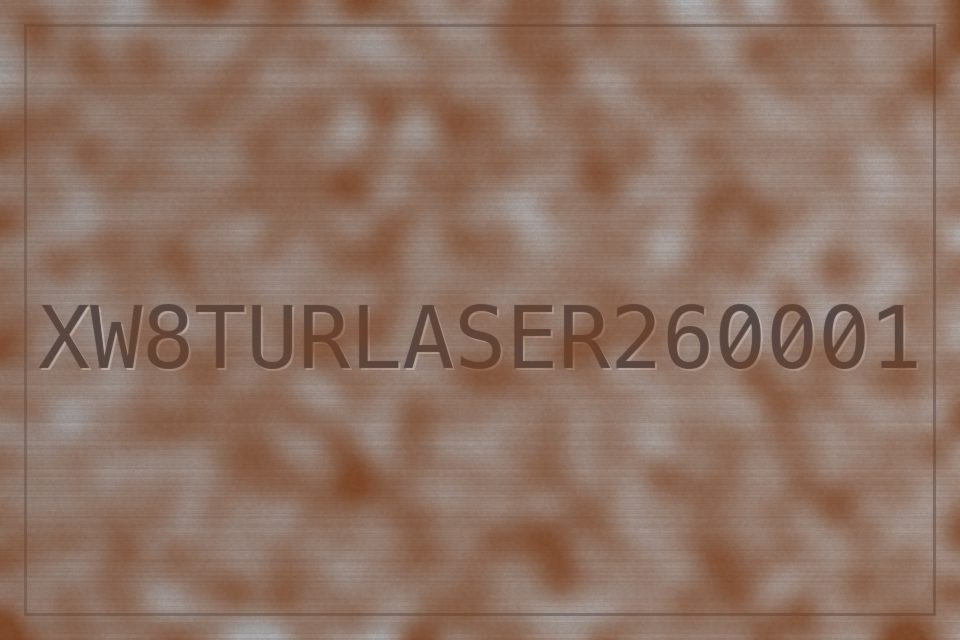
#> input picture img/before-1.jpg, 960 x 640 px, given in place of 628335.jpg, which was not available
$ python avito_kit.py
#> lines starting #> are read from the running program, lines starting #| are printed output that depends on the picture; pictures that were not available may be replaced by others from this repository, and a replacement may not be noted
#!/usr/bin/env python3
"""Фото для Авито: квадратные пары «до/после» из живых снимков, без дизайна.

Запуск:  python3 tools/avito_kit.py  →  avito/01.jpg, 02.jpg …  (первая = обложка)
Пары задаются списком PAIRS ниже: (фото до, фото после, точка кадра до, точка кадра после).
Точка кадра — (x, y) в долях, куда смотреть при обрезке (где на снимке номер).

Формат: квадрат 1200×1200, верхняя половина — «до», нижняя — «после», тонкая
белая линия между ними, две маленькие подписи. Больше ничего.
"""
from pathlib import Path

from PIL import Image, ImageDraw, ImageFont, ImageOps

ROOT = Path(__file__).resolve().parent.parent
IMG = ROOT / "img"
OUT = ROOT / "avito"
OUT.mkdir(exist_ok=True)
FONT = ROOT / "tools" / "fonts" / "Manrope.ttf"

S = 1200            # сторона квадрата
GAP = 6             # белая линия между половинами
C = (0.5, 0.5)      # центр кадра по умолчанию

# (до, после, фокус до, фокус после) — пути относительно img/
# Оригиналы из TG-группы «Tur laser» (Слава, 15.10.2026), номер файла = id сообщения.
PAIRS = [
    ("tg/628335.jpg", "tg/628336.jpg", (0.5, 0.45), (0.5, 0.5)),    # рамка грузовика, табличка под ней
    ("tg/628341.jpg", "tg/628342.jpg", (0.5, 0.55), (0.5, 0.5)),    # арка колеса: чёрное пятно → номер
    ("tg/628345.jpg", "tg/628346.jpg", (0.5, 0.37), (0.5, 0.55)),   # под герметиком с линейкой → чистая табличка
    ("tg/628343.jpg", "tg/628344.jpg", (0.45, 0.42), (0.45, 0.4)),  # лонжерон с отверстиями
    ("tg/628337.jpg", "tg/628338.jpg", (0.45, 0.4), (0.5, 0.55)),   # табличка в проёме
    ("tg/628339.jpg", "tg/628340.jpg", (0.5, 0.38), (0.5, 0.6)),    # тёмный снимок → номер
    ("tg/628348.jpg", "tg/628349.jpg", (0.5, 0.5), (0.45, 0.5)),    # жёлтая заводская краска до → голый металл после
]


def load(name):
    im = Image.open(IMG / name)
    im = ImageOps.exif_transpose(im)      # фото с телефона часто повёрнуты в EXIF
    return im.convert("RGB")


def crop(im, w, h, focus):
    sw, sh = im.size
    k = max(w / sw, h / sh)
    im = im.resize((round(sw * k), round(sh * k)), Image.LANCZOS)
    nw, nh = im.size
    x = min(max(round(nw * focus[0] - w / 2), 0), nw - w)
    y = min(max(round(nh * focus[1] - h / 2), 0), nh - h)
    return im.crop((x, y, x + w, y + h))


def label(base, text, corner, size=34, dy=0, cy=None):
    """Подпись: полупрозрачная тёмная плашка, белый текст. corner — угол,
    dy — сдвиг от угла, cy — вместо угла по вертикали центрировать на этой высоте."""
    f = ImageFont.truetype(str(FONT), size)
    try:
        f.set_variation_by_axes([700])
    except Exception:
        pass
    layer = Image.new("RGBA", base.size, (0, 0, 0, 0))
    d = ImageDraw.Draw(layer)
    l, t, r, b = d.textbbox((0, 0), text, font=f)
    tw, th = r - l, b - t
    pw, ph = tw + 40, th + 22
    x = 28 if corner[0] == "l" else S - 28 - pw
    y = 28 + dy if corner[1] == "t" else S - 28 - ph - dy
    if cy is not None:
        y = cy - ph // 2
    d.rounded_rectangle((x, y, x + pw, y + ph), ph // 2, fill=(0, 0, 0, 120))
    d.text((x + 20 - l, y + 11 - t), text, font=f, fill=(255, 255, 255, 255))
    base.paste(layer, (0, 0), layer)


COVER_TITLE = "Чистка без вреда металлу"
COVER_TITLE2 = "выезд 30 минут"
COVER_SUB = "СПб и ЛО"


SKY = (124, 196, 255)   # голубой из палитры сайта — для цифр


def label_rich(base, parts, corner, size=46, dy=0):
    """Подпись из кусков разного цвета: [("выезд ", белый), ("30 минут", голубой)]."""
    f = ImageFont.truetype(str(FONT), size)
    try:
        f.set_variation_by_axes([800])
    except Exception:
        pass
    layer = Image.new("RGBA", base.size, (0, 0, 0, 0))
    d = ImageDraw.Draw(layer)
    text = "".join(t for t, _ in parts)
    l, t, r, b = d.textbbox((0, 0), text, font=f)
    tw, th = r - l, b - t
    pw, ph = tw + 40, th + 22
    x = 28 if corner[0] == "l" else S - 28 - pw
    y = 28 + dy if corner[1] == "t" else S - 28 - ph - dy
    if cy is not None:
        y = cy - ph // 2
    d.rounded_rectangle((x, y, x + pw, y + ph), ph // 2, fill=(0, 0, 0, 130))
    cx = x + 20 - l
    for txt, color in parts:
        d.text((cx, y + 11 - t), txt, font=f, fill=color + (255,))
        cx += d.textlength(txt, font=f)
    base.paste(layer, (0, 0), layer)


def band_center(base, lines, pad=34, gap=14, fill=(8, 22, 54, 225)):
    """Полоса посередине кадра (на линии раздела) с центрированными строками.
    lines — список строк, строка — список кусков (текст, цвет, размер)."""
    layer = Image.new("RGBA", base.size, (0, 0, 0, 0))
    d = ImageDraw.Draw(layer)
    fonts = {}

    def fnt(size):
        if size not in fonts:
            f = ImageFont.truetype(str(FONT), size)
            try:
                f.set_variation_by_axes([800])
            except Exception:
                pass
            fonts[size] = f
        return fonts[size]

    measured = []
    for line in lines:
        w = sum(d.textlength(t, font=fnt(sz)) for t, _, sz in line)
        h = max(sz for _, _, sz in line)
        measured.append((w, h))
    total_h = sum(h for _, h in measured) + gap * (len(lines) - 1)
    top = S // 2 - total_h // 2 - pad
    d.rectangle((0, top, S, top + total_h + pad * 2), fill=fill)
    y = top + pad
    for line, (w, h) in zip(lines, measured):
        x = (S - w) // 2
        for t, color, sz in line:
            f = fnt(sz)
            l, tt, r, b = d.textbbox((0, 0), t, font=f)
            d.text((x - l, y + (h - (b - tt)) // 2 - tt), t, font=f, fill=color + (255,))
            x += d.textlength(t, font=f)
        y += h + gap
    base.paste(layer, (0, 0), layer)


def make(before, after, fb, fa, path, cover=False):
#> called with before = 'tg/628335.jpg', after = 'tg/628336.jpg', fb = (0.5, 0.45), fa = (0.5, 0.5), cover = True
    h = (S - GAP) // 2
    base = Image.new("RGB", (S, S), (255, 255, 255))
#> base: PIL image 1200x1200 RGB; every value is 255
    base.paste(crop(load(before), S, h, fb), (0, 0))
#> in load, im is the input picture: PIL image 960x640 RGB; mean R, G, B 142.1, 114.4, 99.5
#> in crop, `sw, sh = im.size`: sw = 960; sh = 640
#> in crop, `k = max(w / sw, h / sh)`: k = 1.25
#> in crop, `return im.crop((x, y, x + w, y + h))`:
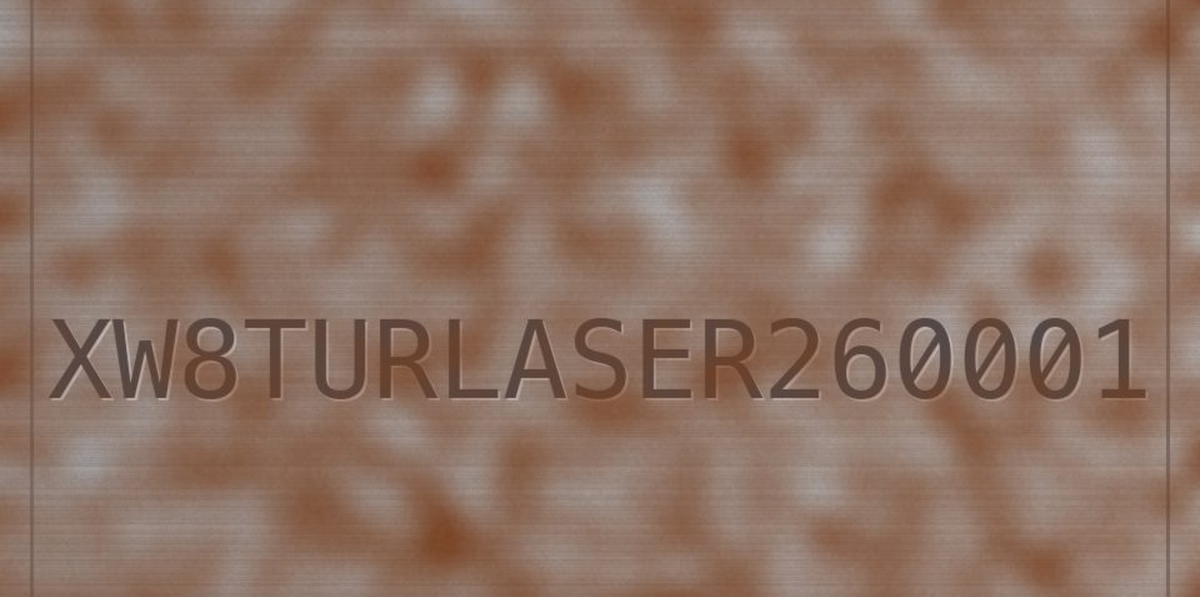
#> returned value: PIL image 1200x597 RGB; mean R, G, B 142.1, 114.7, 100
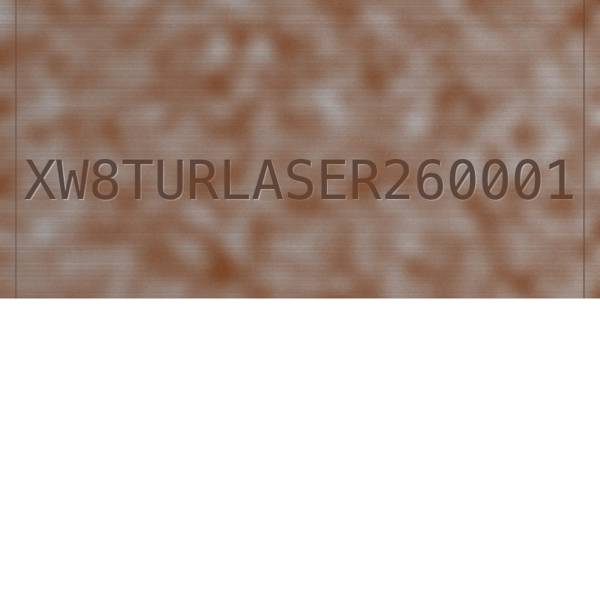
#> base: PIL image 1200x1200 RGB (shown at 1/2 size); mean R, G, B 198.9, 185.2, 177.9
    base.paste(crop(load(after), S, h, fa), (0, S - h))
#> call 2 of load, with name = 'tg/628336.jpg'
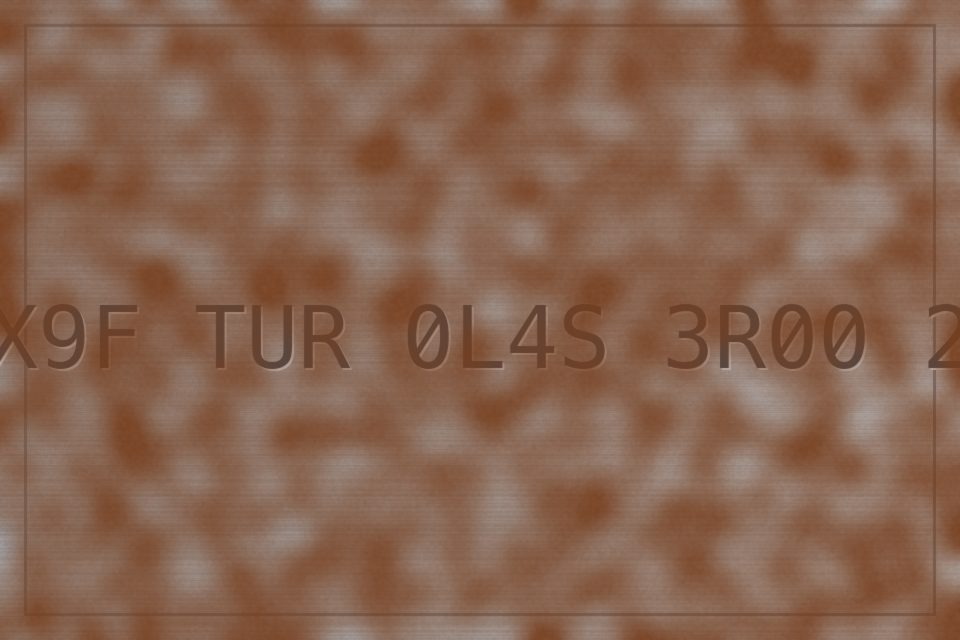
#> input picture img/before-2.jpg, 960 x 640 px, given in place of 628336.jpg, which was not available
#> in load, im is the input picture: PIL image 960x640 RGB; mean R, G, B 136.2, 100.3, 80.4
#> call 2 of crop, with w = 1200, h = 597, focus = (0.5, 0.5)
#> in crop (call 2), `return im.crop((x, y, x + w, y + h))`:
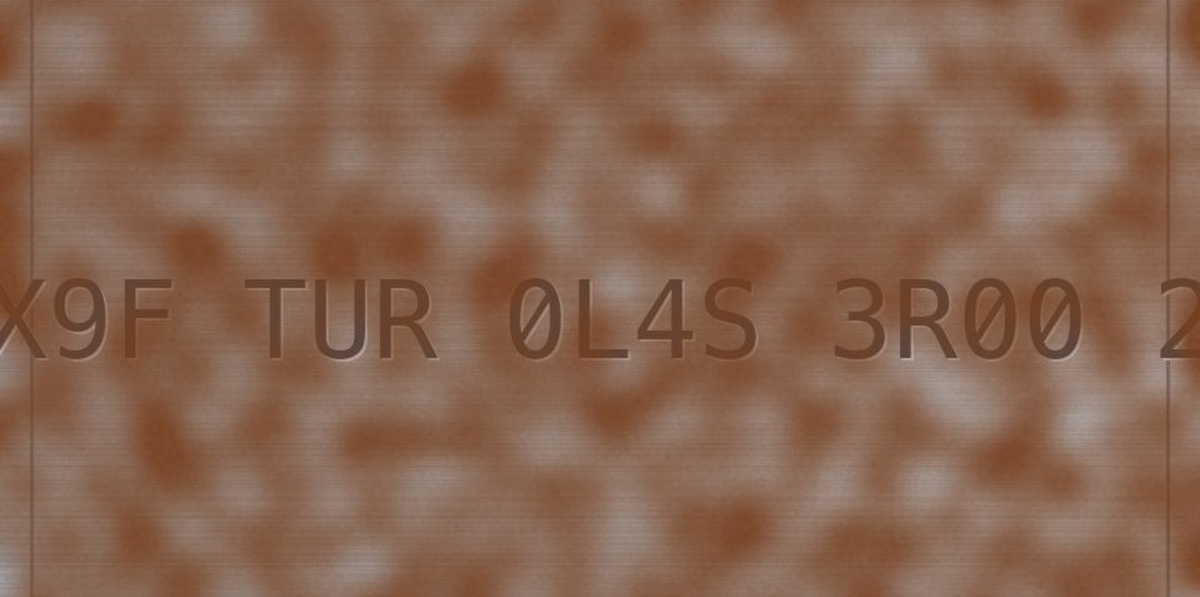
#> returned value: PIL image 1200x597 RGB; mean R, G, B 136.2, 100.5, 80.8
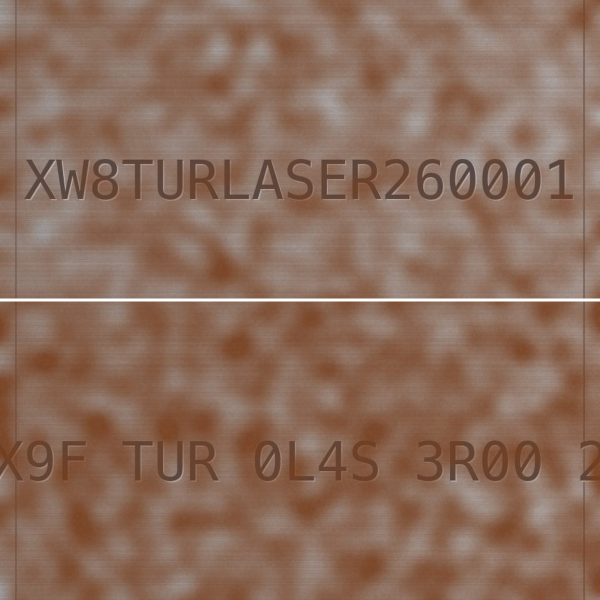
#> base: PIL image 1200x1200 RGB (shown at 1/2 size); mean R, G, B 139.8, 108.3, 91.2
    # подписи слева, по центру каждой половины
    label(base, "до", ("l", "t"), size=44, cy=h // 2)
#> in label, `layer = Image.new("RGBA", base.size, (0, 0, 0, 0))`: layer: PIL image 1200x1200 RGBA; every value is 0
#> in label, `l, t, r, b = d.textbbox((0, 0), text, font=f)`: l = 0; t = 16; r = 57; b = 47
#> in label, `tw, th = r - l, b - t`: tw = 57; th = 31
#> in label, `pw, ph = tw + 40, th + 22`: pw = 97; ph = 53
#> in label, `x = 28 if corner[0] == "l" else S - 28 - pw`: x = 28
#> in label, `y = cy - ph // 2`: y = 272
#> in label, `base.paste(layer, (0, 0), layer)`:
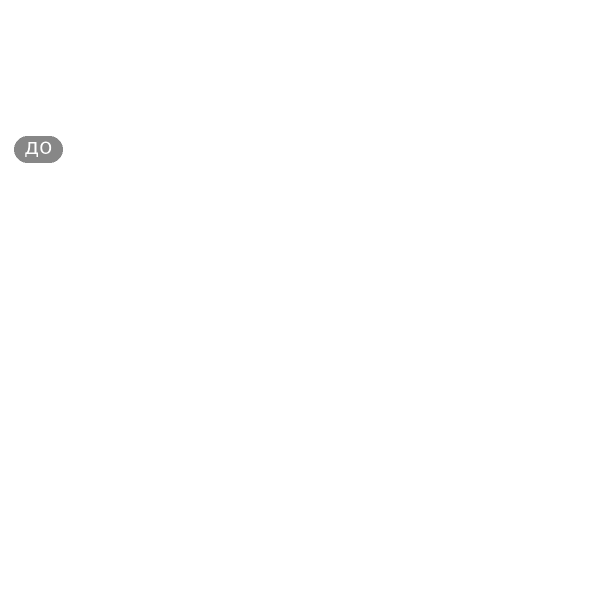
#> layer: PIL image 1200x1200 RGBA (shown at 1/2 size); mean R, G, B, A 0.1, 0.1, 0.1, 0.4; transparent parts drawn white
    label(base, "после", ("l", "b"), size=44, cy=S - h // 2)
    if cover:
        # немного текста только на обложке: заголовок сверху справа, город снизу справа
        W_ = (255, 255, 255)
        band_center(base, [
            [("Чистка лазером без вреда", W_, 72)],
            [("выезд ", W_, 60), ("30 минут", SKY, 72), ("  ·  СПб и ЛО", W_, 60)],
        ])
#> the loop in band_center, `for line in lines:` made 2 passes
#> w on passes 1 to 2: 1004.1, 948.3
#> after the loop in band_center, `for line in lines:`: measured = [(1004.1, 72), (948.3, 72)]
#> in band_center, `total_h = sum(h for _, h in measured) + gap * (len(lines) - 1)`: total_h = 158
#> in band_center, `top = S // 2 - total_h // 2 - pad`: top = 487
#> in band_center, `y = top + pad`: y = 521
#> the loop in band_center, `for line, (w, h) in zip(lines, measured):` made 2 passes
#> (line, w, h, y) on pass 1: ([('Чистка лазером без вреда', (255, 255, 255), 72)], 1004.1, 72, 607)
#> (w, h, y) on pass 2: (948.3, 72, 693)
#> after the loop in band_center, `for line, (w, h) in zip(lines, measured):`: y = 693
#> in band_center, `base.paste(layer, (0, 0), layer)`:
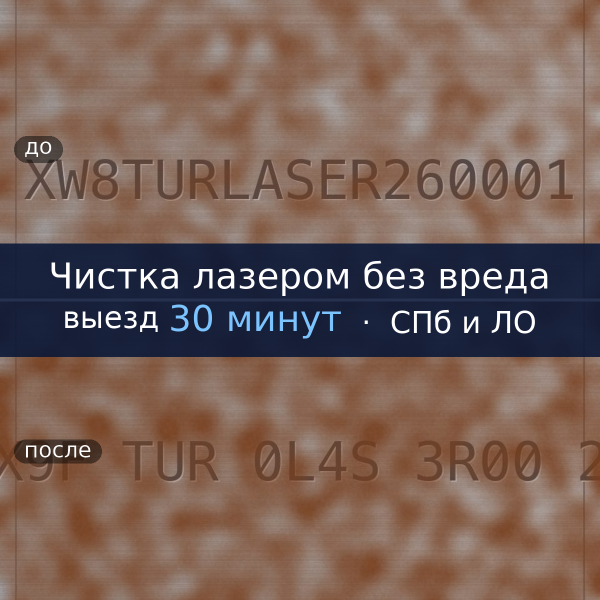
#> base: PIL image 1200x1200 RGB (shown at 1/2 size); mean R, G, B 120.4, 96.7, 87.6
    base.save(path, quality=93, subsampling=0)


if __name__ == "__main__":
    for i, (b, a, fb, fa) in enumerate(PAIRS, 1):
#> (the run stopped early here; a loop or call above may not have finished)
